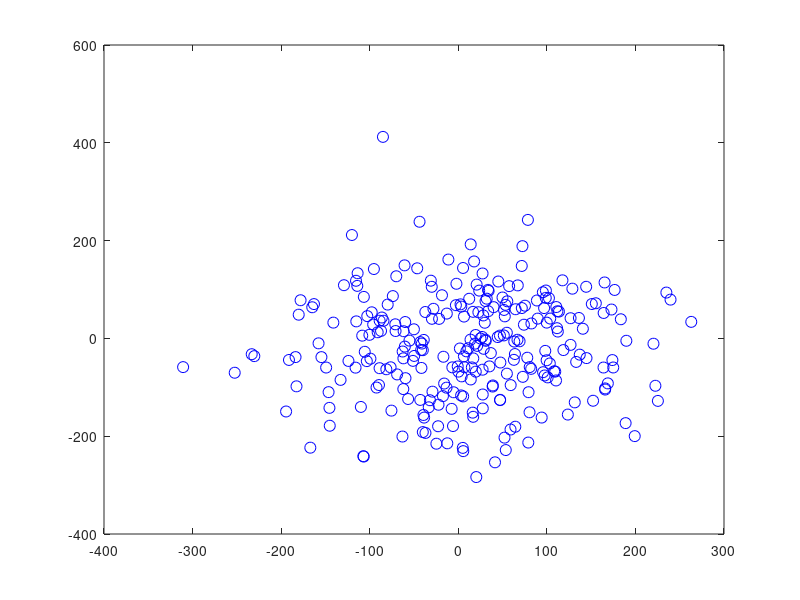

Write the MATLAB code that produced this figure. (Note: this script raises an error after producing the figure.)
% Batyrkhan Saduanov
% PLA
clear
%% Data generation

numit = 1000;

% Creating n random linearly divisible data points and m outliers in two dimensions
m = 200;
n = 300;
x1 = 100*randn(n+m,1);
x2 = 100*randn(n+m,1);

% Coefficients of target function f = a*x1 + b*x2+c
a = 1;
b = -1;
c = 5;

% Yes and No points' index arrangment
trueCount = 1;
falseCount = 1;
for k = 1:n
    if a*x1(k)+b*x2(k)+c>0
        Y(k) = 1;
        trueIndex(trueCount) = k;
        trueCount = trueCount+1;
    else
        Y(k) = -1;
        falseIndex(falseCount) = k;
        falseCount = falseCount+1;
    end
end

for k = n+1:n+m
    if a*x1(k)+b*x2(k)+c>0
        Y(k) = -1;
        falseIndex(falseCount) = k;
        falseCount = falseCount+1;
    else
        Y(k) = 1;
        trueIndex(trueCount) = k;
        trueCount = trueCount+1;
    end
end

%% Perceptron algorithm
error = realmax;
% Creating an input X vector and weights W vector
X = [ones(length(x1),1) x1 x2]';
W = randn(3,1);
% Perceptron learning algorithm
index = linspace(1,n+m,n+m);
index = index(randperm(n+m));
k=1;
correct = 0;
for i = 0:numit
    curInd = index(k);
    S = W'*X(:,curInd);
    if Y(curInd)*S <= 0
        W = W + Y(curInd)*X(:,curInd);
        Sign = W'*X;
        errornew = length(find(Y.*Sign<0));
        if errornew < error
            PocketW = W;
            error = errornew;
        end
    end
    if k<n
        k=k+1;
    else
        k=1;
    end
end
error = error/(m+n);
%% Plotting
figure()
plot(x1(trueIndex),x2(trueIndex),'bo', 'MarkerSize', 8); hold on
plot(x1(falseIndex),x2(falseIndex),'rX', 'MarkerSize', 8);
plot(linspace(-300,300,600)',(-c-a*linspace(-300,300,600)')./b, 'g-', 'LineWidth', 3);
plot(linspace(-300,300,600)',(-PocketW(1)-PocketW(2)*linspace(-300,300,600)')./PocketW(3), 'black--', 'LineWidth', 3);
hold off;
legend('+1','-1','Target function f','Generated function g');
xlabel('x1');
ylabel('x2');
Str = 'Error is: ';
Str = strcat(Str,num2str(error));
S = {'Pocket Algorithm'; Str};
title(S);